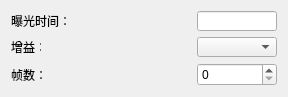
<?xml version="1.0" encoding="UTF-8"?>
<ui version="4.0">
 <class>VarianWidget</class>
 <widget class="QWidget" name="VarianWidget">
  <property name="geometry">
   <rect>
    <x>0</x>
    <y>0</y>
    <width>288</width>
    <height>90</height>
   </rect>
  </property>
  <property name="windowTitle">
   <string>VarianWidget</string>
  </property>
  <layout class="QGridLayout" name="gridLayout">
   <item row="0" column="0">
    <widget class="QLabel" name="sampleTimeStaticLabel">
     <property name="minimumSize">
      <size>
       <width>60</width>
       <height>16</height>
      </size>
     </property>
     <property name="maximumSize">
      <size>
       <width>60</width>
       <height>16</height>
      </size>
     </property>
     <property name="text">
      <string>曝光时间：</string>
     </property>
    </widget>
   </item>
   <item row="0" column="1">
    <spacer name="horizontalSpacer">
     <property name="orientation">
      <enum>Qt::Horizontal</enum>
     </property>
     <property name="sizeHint" stdset="0">
      <size>
       <width>115</width>
       <height>20</height>
      </size>
     </property>
    </spacer>
   </item>
   <item row="0" column="2">
    <widget class="QLineEdit" name="cycleTimeEdit">
     <property name="minimumSize">
      <size>
       <width>80</width>
       <height>20</height>
      </size>
     </property>
     <property name="maximumSize">
      <size>
       <width>80</width>
       <height>20</height>
      </size>
     </property>
    </widget>
   </item>
   <item row="1" column="0">
    <widget class="QLabel" name="gainStaticLabel">
     <property name="minimumSize">
      <size>
       <width>30</width>
       <height>16</height>
      </size>
     </property>
     <property name="maximumSize">
      <size>
       <width>30</width>
       <height>16</height>
      </size>
     </property>
     <property name="text">
      <string>增益：</string>
     </property>
    </widget>
   </item>
   <item row="1" column="2">
    <widget class="QComboBox" name="gainComboBox">
     <property name="minimumSize">
      <size>
       <width>80</width>
       <height>20</height>
      </size>
     </property>
     <property name="maximumSize">
      <size>
       <width>80</width>
       <height>20</height>
      </size>
     </property>
    </widget>
   </item>
   <item row="2" column="0">
    <widget class="QLabel" name="singleShotFramesStaticLabel">
     <property name="maximumSize">
      <size>
       <width>50</width>
       <height>16777215</height>
      </size>
     </property>
     <property name="text">
      <string>帧数：</string>
     </property>
    </widget>
   </item>
   <item row="2" column="2">
    <widget class="QSpinBox" name="singleShotFramesSpinBox"/>
   </item>
  </layout>
 </widget>
 <layoutdefault spacing="6" margin="11"/>
 <resources/>
 <connections/>
</ui>
